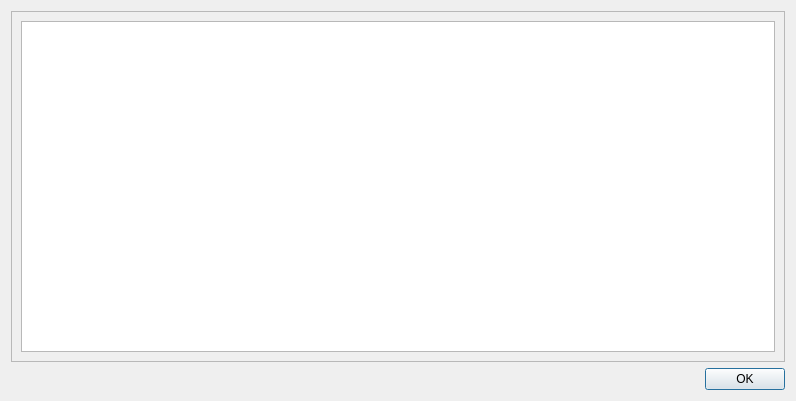
<?xml version="1.0" encoding="UTF-8"?>
<ui version="4.0">
 <class>cadastre_message_form</class>
 <widget class="QDialog" name="cadastre_message_form">
  <property name="geometry">
   <rect>
    <x>0</x>
    <y>0</y>
    <width>796</width>
    <height>401</height>
   </rect>
  </property>
  <property name="sizePolicy">
   <sizepolicy hsizetype="Preferred" vsizetype="Preferred">
    <horstretch>0</horstretch>
    <verstretch>0</verstretch>
   </sizepolicy>
  </property>
  <property name="windowTitle">
   <string>Cadastre - Notes de version</string>
  </property>
  <layout class="QVBoxLayout" name="verticalLayout">
   <item>
    <widget class="QScrollArea" name="scrollArea">
     <property name="widgetResizable">
      <bool>true</bool>
     </property>
     <widget class="QWidget" name="scrollAreaWidgetContents">
      <property name="geometry">
       <rect>
        <x>0</x>
        <y>0</y>
        <width>776</width>
        <height>348</height>
       </rect>
      </property>
      <layout class="QVBoxLayout" name="verticalLayout_2">
       <item>
        <widget class="QTextBrowser" name="teMessage">
         <property name="openExternalLinks">
          <bool>true</bool>
         </property>
        </widget>
       </item>
      </layout>
     </widget>
    </widget>
   </item>
   <item>
    <widget class="QDialogButtonBox" name="buttonBox">
     <property name="standardButtons">
      <set>QDialogButtonBox::Ok</set>
     </property>
    </widget>
   </item>
  </layout>
 </widget>
 <tabstops>
  <tabstop>scrollArea</tabstop>
 </tabstops>
 <connections/>
</ui>
